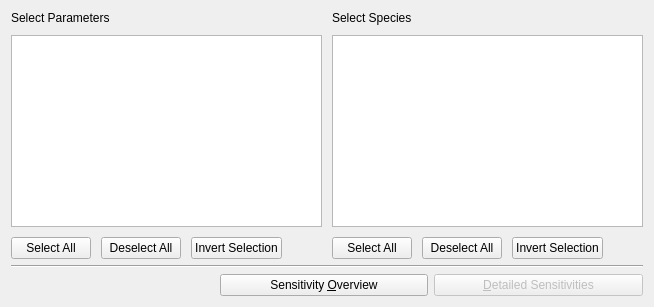
     <widget class="QWidget" name="tabSensitivity">
      <attribute name="title">
       <string>&amp;Sensitivity</string>
      </attribute>
      <layout class="QHBoxLayout" name="horizontalLayout_10">
       <item>
        <layout class="QVBoxLayout" name="verticalLayout_9">
         <item>
          <layout class="QHBoxLayout" name="horizontalLayout_4" stretch="0,0">
           <property name="spacing">
            <number>10</number>
           </property>
           <item>
            <layout class="QVBoxLayout" name="verticalLayout_2">
             <item>
              <widget class="QLabel" name="labelSensitivitySelectParams">
               <property name="sizePolicy">
                <sizepolicy hsizetype="Preferred" vsizetype="Preferred">
                 <horstretch>3</horstretch>
                 <verstretch>0</verstretch>
                </sizepolicy>
               </property>
               <property name="text">
                <string>Select Parameters</string>
               </property>
              </widget>
             </item>
             <item>
              <widget class="QTableView" name="sensitivityTableView">
               <property name="sizePolicy">
                <sizepolicy hsizetype="Expanding" vsizetype="Expanding">
                 <horstretch>3</horstretch>
                 <verstretch>0</verstretch>
                </sizepolicy>
               </property>
              </widget>
             </item>
             <item>
              <layout class="QHBoxLayout" name="horizontalLayout_13">
               <item>
                <widget class="QPushButton" name="buttonSelectAllSensitivity">
                 <property name="text">
                  <string>Select All</string>
                 </property>
                </widget>
               </item>
               <item>
                <widget class="QPushButton" name="buttonDeselectAllSensitivity">
                 <property name="text">
                  <string>Deselect All</string>
                 </property>
                </widget>
               </item>
               <item>
                <widget class="QPushButton" name="buttonInvertSelectionSensitivity">
                 <property name="text">
                  <string>Invert Selection</string>
                 </property>
                </widget>
               </item>
               <item>
                <spacer name="horizontalSpacer_9">
                 <property name="orientation">
                  <enum>Qt::Horizontal</enum>
                 </property>
                 <property name="sizeHint" stdset="0">
                  <size>
                   <width>40</width>
                   <height>20</height>
                  </size>
                 </property>
                </spacer>
               </item>
              </layout>
             </item>
            </layout>
           </item>
           <item>
            <layout class="QVBoxLayout" name="verticalLayout_8">
             <item>
              <widget class="QLabel" name="labelSensitivitySelectSpecies">
               <property name="text">
                <string>Select Species</string>
               </property>
              </widget>
             </item>
             <item>
              <widget class="QTableView" name="tableViewSensitivitySpecies">
               <property name="sizePolicy">
                <sizepolicy hsizetype="Expanding" vsizetype="Expanding">
                 <horstretch>0</horstretch>
                 <verstretch>0</verstretch>
                </sizepolicy>
               </property>
              </widget>
             </item>
             <item>
              <layout class="QHBoxLayout" name="horizontalLayout_14">
               <item>
                <widget class="QPushButton" name="buttonSelectAllSensitivitySpecies">
                 <property name="text">
                  <string>Select All</string>
                 </property>
                </widget>
               </item>
               <item>
                <widget class="QPushButton" name="buttonDeselectAllSensitivitySpecies">
                 <property name="text">
                  <string>Deselect All</string>
                 </property>
                </widget>
               </item>
               <item>
                <widget class="QPushButton" name="buttonInvertSelectionSensitivitySpecies">
                 <property name="text">
                  <string>Invert Selection</string>
                 </property>
                </widget>
               </item>
               <item>
                <spacer name="horizontalSpacer_10">
                 <property name="orientation">
                  <enum>Qt::Horizontal</enum>
                 </property>
                 <property name="sizeHint" stdset="0">
                  <size>
                   <width>40</width>
                   <height>20</height>
                  </size>
                 </property>
                </spacer>
               </item>
              </layout>
             </item>
            </layout>
           </item>
          </layout>
         </item>
         <item>
          <widget class="Line" name="line">
           <property name="orientation">
            <enum>Qt::Horizontal</enum>
           </property>
          </widget>
         </item>
         <item>
          <layout class="QHBoxLayout" name="horizontalLayout_9">
           <item>
            <spacer name="horizontalSpacer_4">
             <property name="orientation">
              <enum>Qt::Horizontal</enum>
             </property>
             <property name="sizeHint" stdset="0">
              <size>
               <width>40</width>
               <height>20</height>
              </size>
             </property>
            </spacer>
           </item>
           <item>
            <widget class="QPushButton" name="computeSensitivityOverviewButton">
             <property name="sizePolicy">
              <sizepolicy hsizetype="Expanding" vsizetype="Fixed">
               <horstretch>0</horstretch>
               <verstretch>0</verstretch>
              </sizepolicy>
             </property>
             <property name="text">
              <string>Sensitivity &amp;Overview</string>
             </property>
             <property name="checkable">
              <bool>false</bool>
             </property>
            </widget>
           </item>
           <item>
            <widget class="QPushButton" name="computeDetailedSensitivitiesButton">
             <property name="enabled">
              <bool>false</bool>
             </property>
             <property name="sizePolicy">
              <sizepolicy hsizetype="Expanding" vsizetype="Fixed">
               <horstretch>0</horstretch>
               <verstretch>0</verstretch>
              </sizepolicy>
             </property>
             <property name="text">
              <string>&amp;Detailed Sensitivities</string>
             </property>
            </widget>
           </item>
          </layout>
         </item>
        </layout>
       </item>
      </layout>
     </widget>
